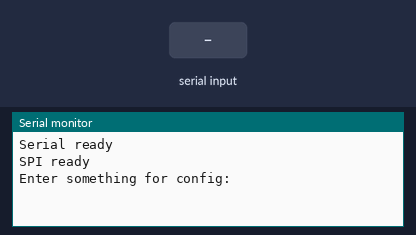
Bench run of a sketch on a simulated Arduino Uno, built with avr-gcc and run on an emulated ATmega328P. Parts: the last lines printed to the serial monitor. Inputs (shaded band) come from the test bench.

Above: at 1.2 s.
1.3 s: "90,45,200\n" received over Serial
At 2.0 s:
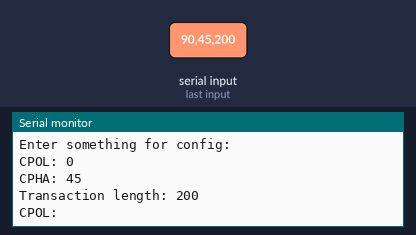
2.8 s: "30,150,10\n" received over Serial
At 4.2 s:
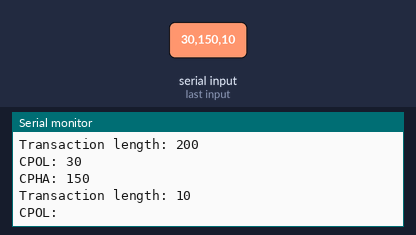

The sketch:

spi_master_test.ino
```cpp
#include <SPI.h>

int CPOL_MODE;
int CPHA_MODE;
int tlgth_MODE;
int buffr;
int slave_num;
bool newT;

void setup() {
  Serial.begin(9600);
  Serial.print("\nSerial ready");
  pinMode(SS, INPUT_PULLUP);
  pinMode(MOSI, INPUT);
  pinMode(SCK, INPUT);
  pinMode(MISO, OUTPUT);
  SPCR |= _BV(SPE);
  SPI.attachInterrupt();
  buffr = 0;
  newT = false;
  Serial.print("\nSPI ready");
  Serial.print("\nEnter something for config: ");
}

void loop() {
  if(newT)
  {
    newT = false;
    Serial.print("\nRecieved: ");
    Serial.print(buffr);
  }
  if(Serial.available() > 0)
  {
      Serial.read(); //read inital data
      Serial.print("\nCPOL: ");
      while (Serial.available() == 0);
      CPOL_MODE = Serial.parseInt();
      Serial.print(CPOL_MODE);
      Serial.print("\nCPHA: ");
      while (Serial.available() == 0);
      CPHA_MODE = Serial.parseInt();
      Serial.print(CPHA_MODE);
      Serial.print("\nTransaction length: ");
      while (Serial.available() == 0);
      tlgth_MODE = Serial.parseInt();
      Serial.print(tlgth_MODE);
      if(CPOL_MODE == 1)
      {
        if(CPHA_MODE == 1)
        {
          SPI.setDataMode(SPI_MODE3);
        }
        else
        {
          SPI.setDataMode(SPI_MODE2);
        }
      }
      else
      {
        if(CPHA_MODE == 1)
        {
          SPI.setDataMode(SPI_MODE1);
        }
        else
        {
          SPI.setDataMode(SPI_MODE0);
        }
      }
  }
}

ISR (SPI_STC_vect)
{
  int hold = buffr;
  //echo back
  buffr = SPDR;
  SPDR = hold;
  newT = true;
}  // end of interrupt service routine (ISR) SPI_STC_vect
```

Measured:
- after the input at 1.3 s, the serial monitor: prints a new line at once (image 1)
- after the input at 2.8 s, the serial monitor: prints a new line at once (image 2)
